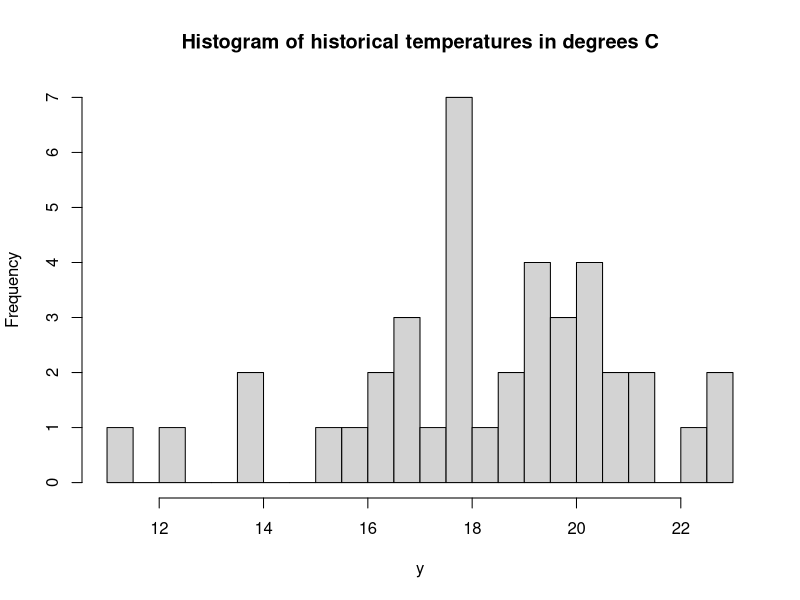
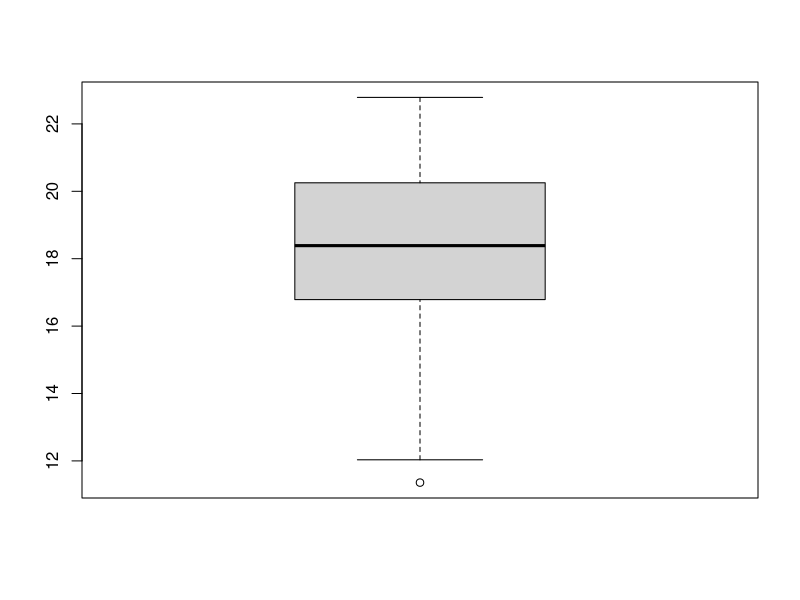
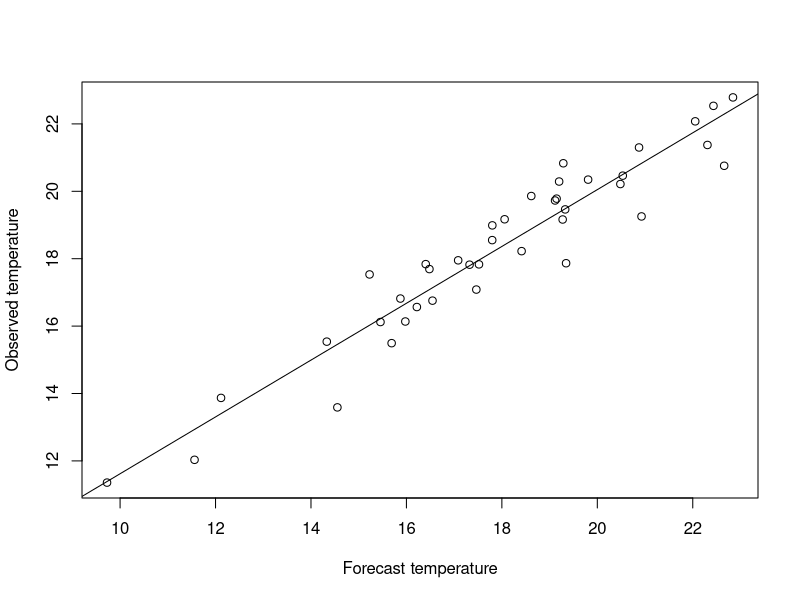
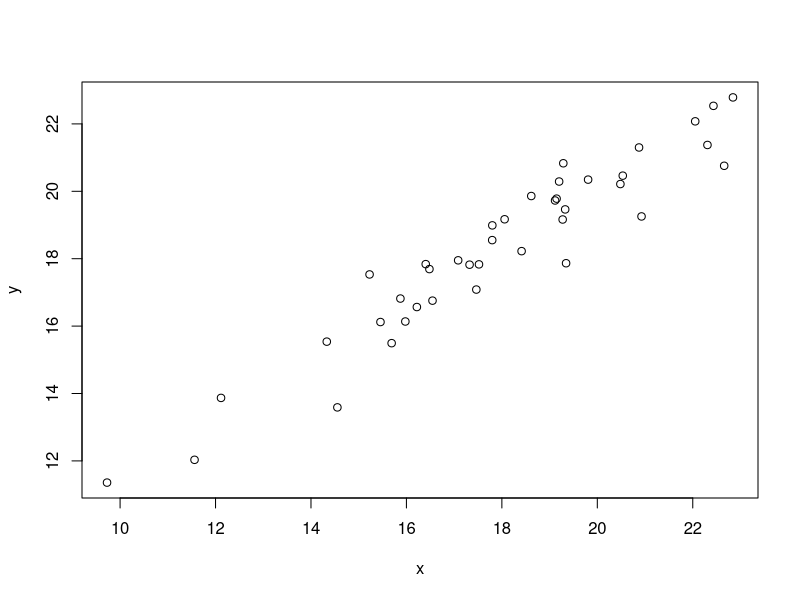
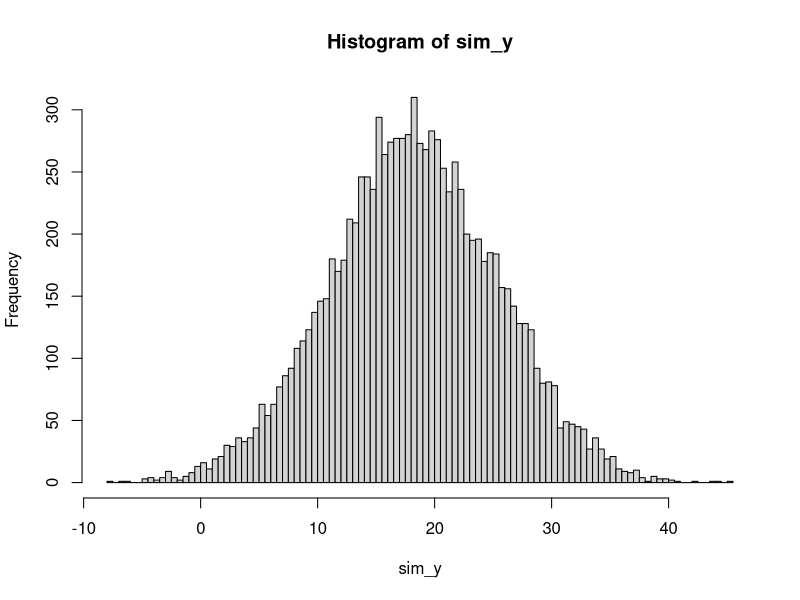

Generate these figures, in order, with R:
## ---- chunk 1
set.seed(1)       # Keeps random data from changing each time the code is run

theta <-  18      # True long-run average temp
sigma  <-  3      # True stnd dev of temp around this mean
n      <- 40      # number of simulated historical data points

y <- rnorm(n,theta,sigma)
## ---- chunk 2
print(y)
## ---- chunk 3
hist(y, breaks = 20, main = "Histogram of historical temperatures in degrees C")
## ---- chunk 4
boxplot(y)
## ---- chunk 5
theta_hat <- mean(y)         # Sample mean

epsilon_hat <- y-theta_hat   # Model residuals

ssr <- sum(epsilon_hat^2)    # Sum of squared residuals

sigma_hat <- ssr/(n-1)       # Estimated standard error

print(theta_hat)

print(sigma_hat)
## ---- chunk 6
forecast_bias <- -0.5
forecast_std_error <- 1

forecast_errors <- rnorm(n,mean = forecast_bias,sd = forecast_std_error)

x <- y + forecast_errors

linear_model <- lm(y~x)

plot(x,y, xlab = "Forecast temperature", ylab = "Observed temperature")
abline(linear_model)
## ---- chunk 7
plot(x,y)
## ---- chunk 8
sim_y <- rnorm(10000, theta_hat, sigma_hat)

hist(sim_y, breaks = 100)
